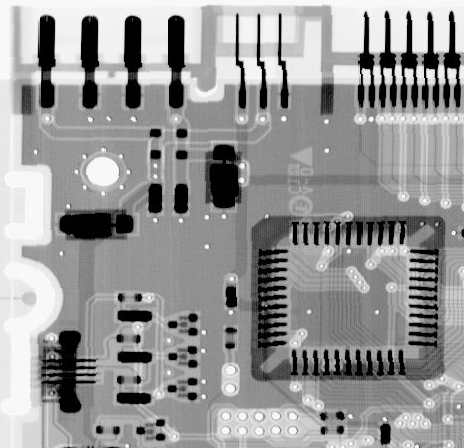
%> input picture 数字图像处理/homework/第五次实验/images/Fig0507(a)(ckt-board-orig).tif, 464 x 448 px
$ octave exp4_1.m   (GNU Octave 9; MATLAB toolbox functions it lacks are replaced by stand-ins)
%> lines starting %> are read from the running program, lines starting %| are printed output that depends on the picture
%> further down, img is the input picture: size 448x464 uint8; min 0, max 255, mean 150.8
### 数字图像处理/homework/第五次实验/code/Uniform.m
function [output_img] = Uniform(input_img, a, b)
%> called with a = 0, b = 255
%UNIFORM
%   向一幅图像添加均匀分布噪声
input_img = double(input_img);
[h, w] = size(input_img);
%> h = 448; w = 464
noise = rand(h, w);
noise = noise * (b - a);
noise = noise + a;
output_img = input_img + noise;
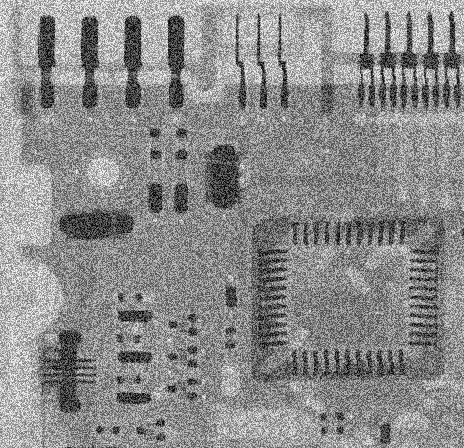
%> output_img: size 448x464 double; min 0.0188, max 508.3, mean 278.1; drawn with min black and max white
output_img = max(min(output_img, 255), 0);
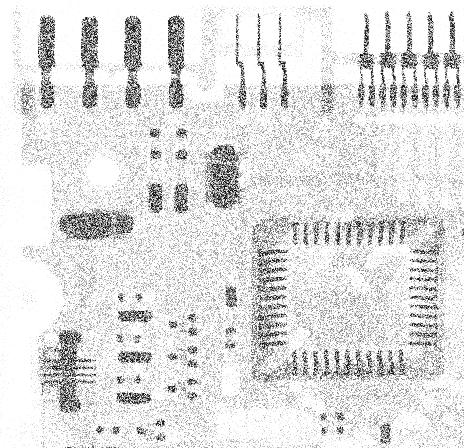
%> output_img: size 448x464 double; min 0.0188, max 255, mean 224.8
output_img = uint8(output_img);
%> output_img: size 448x464 uint8
end

### 数字图像处理/homework/第五次实验/code/exp4_1.m
clear all; clc;
%% 读入图片并添加均匀噪声
img = imread('../images/Fig0507(a)(ckt-board-orig).tif');
img_noise = Uniform(img, 0, 255);
img_noise = double(img_noise);
%% 利用7*7的中值滤波器对噪声图像进行滤波
img_filter1 = medfilt2(img_noise, [7, 7]);
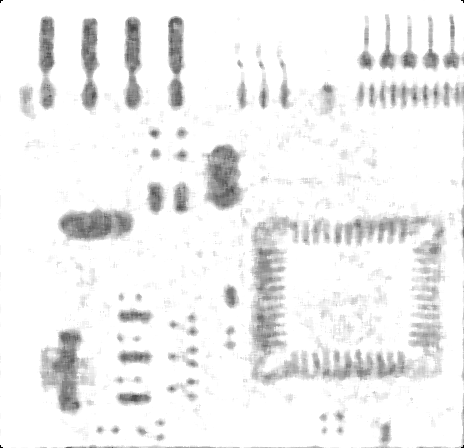
%> img_filter1: size 448x464 double; min 0, max 255, mean 240.2
figure;
imshow(uint8(img_filter1));
%% 利用7*7且d=7的修正阿尔法均值滤波器进行滤波
[h, w] = size(img_noise);
%> h = 448; w = 464
n = 7;
d = 7;
img_filter2 = zeros([h, w]);
len = floor(n/2);
I_D_pad = padarray(img_noise, [len, len], 'symmetric');
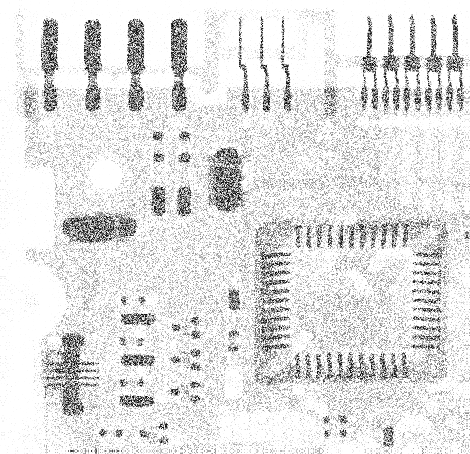
%> I_D_pad: size 454x470 double; min 0, max 255, mean 225.4
[h, w] = size(I_D_pad);
%> h = 454; w = 470
for i = 1+len:h-len
    for j = 1+len:w-len
        Block = I_D_pad(i-len:i+len,j-len:j+len);
        img_filter2(i-len,j-len)=sum(sum(Block))/(n*n-d);
    end
end
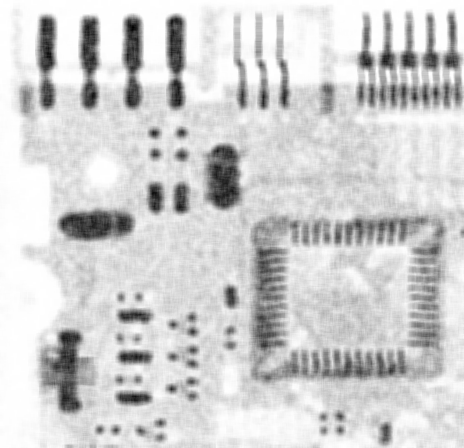
%> img_filter2: size 448x464 double; min 102.8, max 297.5, mean 262.3; drawn with min black and max white
figure;
imshow(uint8(img_filter2));
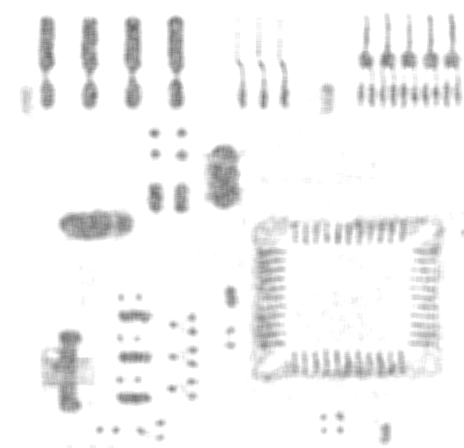
%> displayed picture: size 448x464, on the screen's scale of 0 to 255; min 103, max 255, mean 244.1
